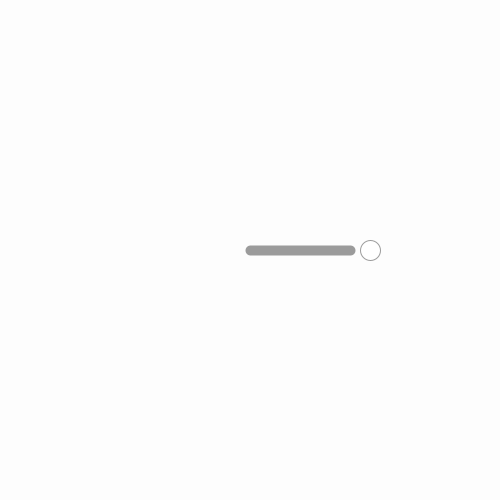
Frame 1 (no input)
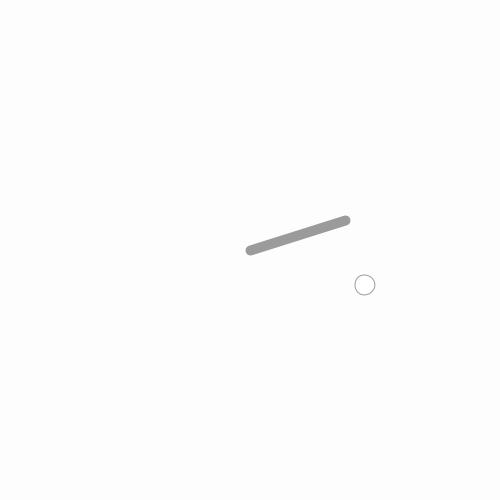
Frame 60 (the mouse pressed at the canvas centre just before this capture)
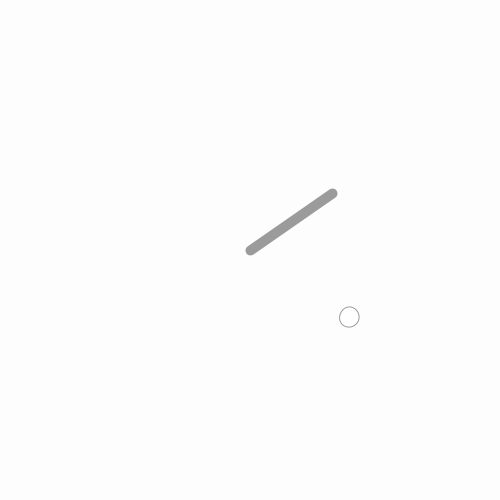
Frame 120 (the mouse held since frame 60 and released just before this capture)

The Processing sketch that drew these frames (run headless with seeded random() and noise(); from frame 60 on, the mouse is pressed at the canvas centre):

// Processing sketch: s08e00cringelings
// ── s08e00cringelings.pde
float x, y, vx, angulo;

void setup() {
  size(500, 500);
  x = 0;
  y = 0;
  vx = .5;  // velocidad en x
}

void draw() {
  background(253);
  ruler();
  
  //noStroke();
  //fill(51);
  translate(width / 2, height / 2);
  //ellipse(x, y, 20, 20);
  pushMatrix();
     rotate(angulo);
     ellipse(x + 120, y, 20, 20);
     popMatrix();
  pushMatrix();
     rotate(-angulo);
     strokeWeight(10);
     line(x, y, x + 100, y);
  popMatrix();
  
  //translate(30, 0);
  //ellipse(x, y, 10, 10);
  
  //avanza
  //x += vx
  angulo += 0.005;
  
  //rebota
  if (x > 6 || x < -5) {
    vx *= -1;
  }
}

void ruler() {
  stroke(155);
  strokeWeight(1);
 // line
 
}
